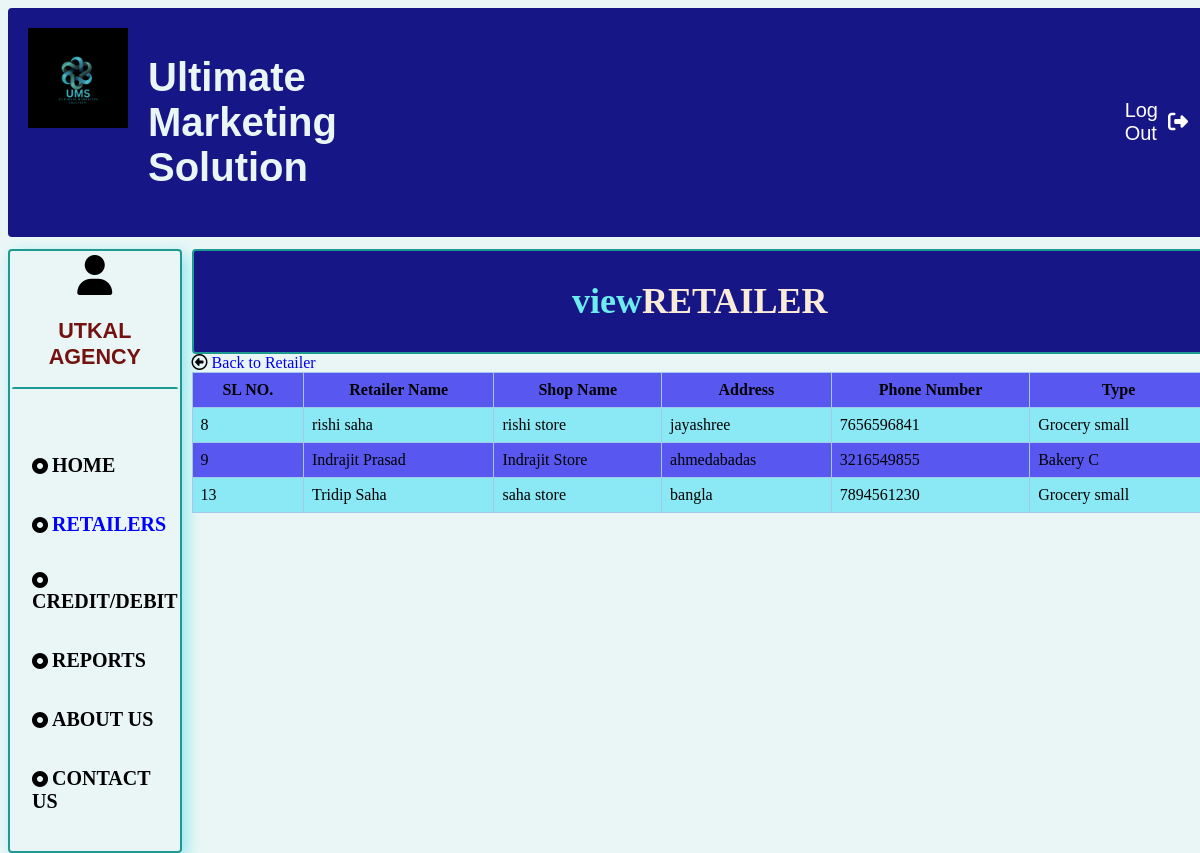
Screenshot of /templates/ret_view.php (signed in) with the database file from the repository.
### tables this page shows
CREATE TABLE `retailer` (
  `sno` int(3) NOT NULL,
  `ret_name` varchar(20) NOT NULL,
  `shop_name` varchar(20) NOT NULL,
  `shop` varchar(255) DEFAULT NULL,
  `ret_add` varchar(50) NOT NULL,
  `ret_phn` varchar(10) NOT NULL,
  `ret_type` varchar(20) NOT NULL
);

### templates/ret_view.php (the view, shortened to what this page needs)
<?php
  $server = "localhost";
  $username = "root";
  $password = "";
  $database="mini";
  $con = mysqli_connect($server, $username, $password,$database);
 $query="select sno,ret_name,shop_name,ret_add,ret_phn,ret_type from retailer";
 $result=mysqli_query($con,$query);
?>
<!DOCTYPE html>
<html lang="en">
<head>
    <link rel="stylesheet" href="css/ret.css">
    <link rel="stylesheet" href="css/home.css">
    <link rel="stylesheet" href="https://cdnjs.cloudflare.com/ajax/libs/font-awesome/6.4.0/css/all.min.css" />
</head>
<body>
    <?php include('include/header.php') ?>
<div class="total">
    <div class="rect1">
        <section class="head">
            <div class="profile-logo">
                <i class="fa-solid fa-user"></i>
            </div>
            <div class="username">
                <h1>UTKAL AGENCY</h1>
            </div>
        </section>
        <div class="menubar">
            <i class="fa-solid fa-circle-dot"></i>
            <a href="home.php">HOME</a>
            <br><br><br>
            <i class="fa-solid fa-circle-dot"></i>
            <a href="retailer.php" style="color:blue">RETAILERS</a>
            <br><br><br>
            <i class="fa-solid fa-circle-dot"></i>
            <a href="transaction.php">CREDIT/DEBIT</a>
            <br><br><br>
            <i class="fa-solid fa-circle-dot"></i>
            <a href="report.php">REPORTS</a>
            <br><br><br>
            <i class="fa-solid fa-circle-dot"></i>
            <a href="about.php">ABOUT US</a>
            <br><br><br>
            <i class="fa-solid fa-circle-dot"></i>
            <a href="contact.php">CONTACT US</a>
            <br><br><br>
        </div>
    </div>
    <div class="rect2">
        <section class="dash" id="dash">
            <div class="header">
                <h1 > view<span>RETAILER</span></h1>
            </div>
            <div class="back">
              <i class="fa-regular fa-circle-left"></i>
              <a href="retailer.php" style="text-decoration:none">Back to Retailer</a>
            </div>
            <div class="ret_table">
                   <table>
                       <tr>
                         <th>SL NO.</th>
                         <th>Retailer Name</th>
                         <th>Shop Name</th>
                         <th>Address</th>
                         <th>Phone Number</th>
                         <th>Type</th>
                       </tr>
                       <tr>
                       <?php
                          while($row=mysqli_fetch_assoc($result))
                           {
                        ?>
                          <td><?php echo $row['sno'];?></td>
                          <td><?php echo $row['ret_name'];?></td>
                          <td><?php echo $row['shop_name'];?></td>
                          <td><?php echo $row['ret_add'];?></td>
                          <td><?php echo $row['ret_phn'];?></td>
                          <td><?php echo $row['ret_type'];?></td>
                        </tr>
                        <?php
                           }
                        ?>
                        </table>
            </div>
        </section>
    </div>
</div>
</body>
</html>

### templates/include/header.php
<header class="topheader">
        <div class="logo">
            <img src="css/logo.png" alt="logo">
        </div>
        <div class="topheader-name">
            <h1>Ultimate Marketing Solution</h1>
        </div>
        <div class="log-out">
          <a href="login.php">Log Out</a>
          <div class="log-out-icon">
              <i class="fa-solid fa-right-from-bracket"></i>
          </div>
      </div>
  </header>

### templates/css/ret.css (style rules this page uses)
table { border-collapse: collapse; width: 100%; margin-bottom: 20px; background-color: rgba(45, 41, 238, 0.767); color: #000000; }
table td, table th { border: 1px solid #a2c8eb; padding: 8px; }
table tr:nth-child(even) { background-color: #8ae9f4; }

### templates/css/home.css (style rules this page uses)
body { background-attachment: fixed; box-sizing: border-box; background-size: cover; width: 100%; height: 100vh; background-color: rgb(234, 246, 246); }
.topheader { background-color: rgb(22, 22, 135); padding: 20px; display: flex; justify-content: left; margin-bottom: 10px; font-size: 20px; font-family: 'Franklin Gothic Medium', 'Arial Narrow', Arial, sans-serif; color: rgb(234, 246, 246); border-radius: 4px; }
.topheader .log-out { padding-left: 650px; width: 100px; display: flex; float: right; align-items: center; justify-content: space-evenly; }
.topheader .log-out a { color: #fff; text-decoration: none; }
.topheader .log-out .log-out-icon { color: #fff; padding-left: 10px; }
.topheader .topheader-name { padding-left: 20px; }
.total { width: 100%; display: flex; }
.rect1 { padding:2px; border: 2px solid rgb(30, 154, 146) ; float: left; margin-top: 2px; border-radius: 4px; width: 15%; box-shadow: 5px 5px 15px rgb(145, 233, 240); }
.rect1 .head { border-radius: 2px; background-color: rgb(234, 246, 246); display: inline; text-align: center; }
.rect1 .head .profile-logo { font-size: 40px; }
.rect1 .head .username { font-family: Verdana, Geneva, Tahoma, sans-serif; color: rgb(116, 18, 18); font-size: 0.9rem; }
.rect1 .menubar { padding-top: 65px; background-color: rgb(234, 246, 246); border-radius: 2px; padding-left: 20px; border-top: 2px solid rgb(30, 154, 146); text-align: left; }
.rect1 .menubar a { text-decoration: none; color: black; font-weight:900; font-size:20px; }
.rect2 { width: 100%; margin-left: 10px; }
.rect2 .dash .header { margin-top: 2px; text-align: center; font-family: cursive; font-size: 1.5rem; color: rgb(110, 235, 237); background-color: rgb(22, 22, 135); border: 2px solid rgb(30, 154, 146); border-radius: 2px; border-radius: 4px; }
span { background-color: rgb(22, 22, 135); color: antiquewhite; }
.logo img { height: 100px; }

### rows the page displays
retailer: sno "8", ret_name "rishi saha", shop_name "rishi store", ret_add "jayashree", ret_phn "7656596841", ret_type "Grocery small"
retailer: sno "9", ret_name "Indrajit Prasad", shop_name "Indrajit Store", ret_add "ahmedabadas", ret_phn "3216549855", ret_type "Bakery C"
retailer: sno "13", ret_name "Tridip Saha", shop_name "saha store", ret_add "bangla", ret_phn "7894561230", ret_type "Grocery small"
